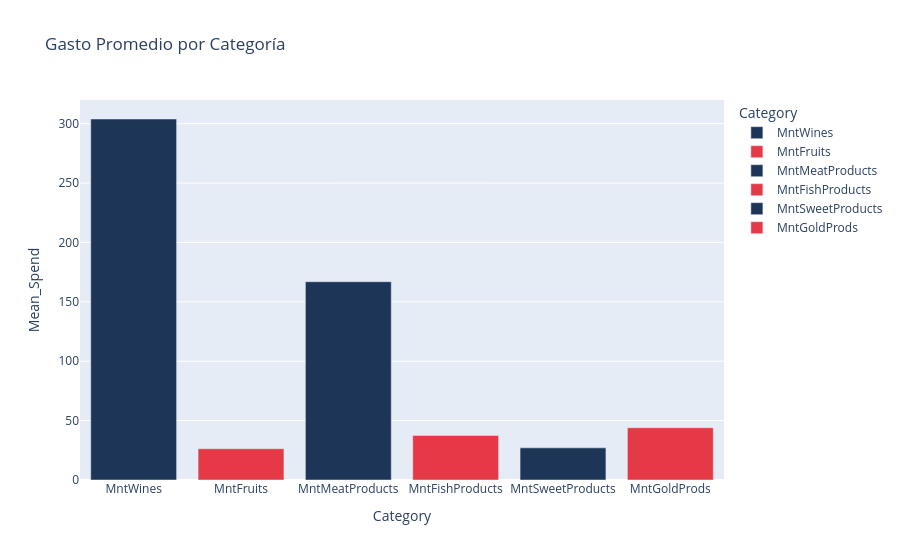

Notebook cell for this chart:
### Markdown cell above
###Gasto por Categoría

### Code cell
category_means = df[[
    'MntWines','MntFruits','MntMeatProducts',
    'MntFishProducts','MntSweetProducts','MntGoldProds'
    ]].mean().reset_index()

category_means.columns = ['Category', 'Mean_Spend']

fig5 = px.bar(
    category_means,
    x = 'Category',
    y = 'Mean_Spend',
    color = 'Category',
    color_discrete_sequence = color_schemes['complementario'],
    title = 'Gasto Promedio por Categoría'
    )
fig5.show()

### Figure 1 — Plotly figure (JSON) as saved in the notebook; plotly's stock layout.template omitted (floating-point values rounded to 4 significant figures)
{"data": [{"hovertemplate": "Category=%{x}<br>Mean_Spend=%{y}<extra></extra>", "legendgroup": "MntWines", "marker": {"color": "#1D3557", "pattern": {"shape": ""}}, "name": "MntWines", "orientation": "v", "showlegend": true, "textposition": "auto", "type": "bar", "x": ["MntWines"], "xaxis": "x", "y": [303.9], "yaxis": "y"}, {"hovertemplate": "Category=%{x}<br>Mean_Spend=%{y}<extra></extra>", "legendgroup": "MntFruits", "marker": {"color": "#E63946", "pattern": {"shape": ""}}, "name": "MntFruits", "orientation": "v", "showlegend": true, "textposition": "auto", "type": "bar", "x": ["MntFruits"], "xaxis": "x", "y": [26.3], "yaxis": "y"}, {"hovertemplate": "Category=%{x}<br>Mean_Spend=%{y}<extra></extra>", "legendgroup": "MntMeatProducts", "marker": {"color": "#1D3557", "pattern": {"shape": ""}}, "name": "MntMeatProducts", "orientation": "v", "showlegend": true, "textposition": "auto", "type": "bar", "x": ["MntMeatProducts"], "xaxis": "x", "y": [166.9], "yaxis": "y"}, {"hovertemplate": "Category=%{x}<br>Mean_Spend=%{y}<extra></extra>", "legendgroup": "MntFishProducts", "marker": {"color": "#E63946", "pattern": {"shape": ""}}, "name": "MntFishProducts", "orientation": "v", "showlegend": true, "textposition": "auto", "type": "bar", "x": ["MntFishProducts"], "xaxis": "x", "y": [37.53], "yaxis": "y"}, {"hovertemplate": "Category=%{x}<br>Mean_Spend=%{y}<extra></extra>", "legendgroup": "MntSweetProducts", "marker": {"color": "#1D3557", "pattern": {"shape": ""}}, "name": "MntSweetProducts", "orientation": "v", "showlegend": true, "textposition": "auto", "type": "bar", "x": ["MntSweetProducts"], "xaxis": "x", "y": [27.06], "yaxis": "y"}, {"hovertemplate": "Category=%{x}<br>Mean_Spend=%{y}<extra></extra>", "legendgroup": "MntGoldProds", "marker": {"color": "#E63946", "pattern": {"shape": ""}}, "name": "MntGoldProds", "orientation": "v", "showlegend": true, "textposition": "auto", "type": "bar", "x": ["MntGoldProds"], "xaxis": "x", "y": [44.02], "yaxis": "y"}], "layout": {"barmode": "relative", "legend": {"title": {"text": "Category"}, "tracegroupgap": 0}, "title": {"text": "Gasto Promedio por Categoría"}, "xaxis": {"anchor": "y", "categoryarray": ["MntWines", "MntFruits", "MntMeatProducts", "MntFishProducts", "MntSweetProducts", "MntGoldProds"], "categoryorder": "array", "domain": [0, 1], "title": {"text": "Category"}}, "yaxis": {"anchor": "x", "domain": [0, 1], "title": {"text": "Mean_Spend"}}}}
